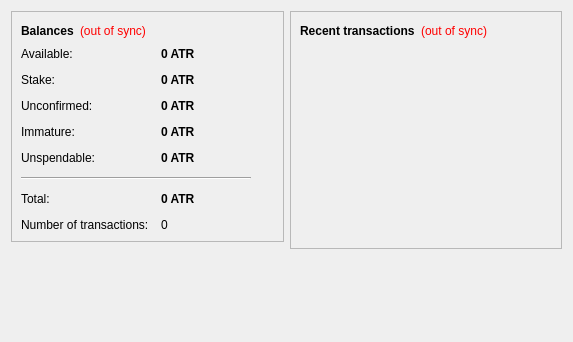
<?xml version="1.0" encoding="UTF-8"?>
<ui version="4.0">
 <class>OverviewPage</class>
 <widget class="QWidget" name="OverviewPage">
  <property name="geometry">
   <rect>
    <x>0</x>
    <y>0</y>
    <width>573</width>
    <height>342</height>
   </rect>
  </property>
  <property name="windowTitle">
   <string>Form</string>
  </property>
  <layout class="QHBoxLayout" name="horizontalLayout" stretch="1,1">
   <item>
    <layout class="QVBoxLayout" name="verticalLayout_2">
     <item>
      <widget class="QFrame" name="frame">
       <property name="frameShape">
        <enum>QFrame::StyledPanel</enum>
       </property>
       <property name="frameShadow">
        <enum>QFrame::Raised</enum>
       </property>
       <layout class="QVBoxLayout" name="verticalLayout_4">
        <item>
         <layout class="QHBoxLayout" name="horizontalLayout_4">
          <item>
           <widget class="QLabel" name="label_5">
            <property name="font">
             <font>
              <weight>75</weight>
              <bold>true</bold>
             </font>
            </property>
            <property name="text">
             <string>Balances</string>
            </property>
           </widget>
          </item>
          <item>
           <widget class="QLabel" name="labelWalletStatus">
            <property name="toolTip">
             <string>The displayed information may be out of date. Your wallet automatically synchronizes with the AtroxCoin network after a connection is established, but this process has not completed yet.</string>
            </property>
            <property name="styleSheet">
             <string notr="true">QLabel { color: red; }</string>
            </property>
            <property name="text">
             <string notr="true">(out of sync)</string>
            </property>
            <property name="alignment">
             <set>Qt::AlignLeading|Qt::AlignLeft|Qt::AlignVCenter</set>
            </property>
           </widget>
          </item>
          <item>
           <spacer name="horizontalSpacer_2">
            <property name="orientation">
             <enum>Qt::Horizontal</enum>
            </property>
            <property name="sizeHint" stdset="0">
             <size>
              <width>40</width>
              <height>20</height>
             </size>
            </property>
           </spacer>
          </item>
         </layout>
        </item>
        <item>
         <layout class="QFormLayout" name="formLayout_2">
          <property name="fieldGrowthPolicy">
           <enum>QFormLayout::AllNonFixedFieldsGrow</enum>
          </property>
          <property name="horizontalSpacing">
           <number>12</number>
          </property>
          <property name="verticalSpacing">
           <number>12</number>
          </property>
          <item row="0" column="0">
           <widget class="QLabel" name="labelAvailableText">
            <property name="toolTip">
             <string>Your current available balance</string>
            </property>
            <property name="text">
             <string>Available:</string>
            </property>
           </widget>
          </item>
          <item row="0" column="1">
           <widget class="QLabel" name="labelAvailable">
            <property name="font">
             <font>
              <weight>75</weight>
              <bold>true</bold>
             </font>
            </property>
            <property name="cursor">
             <cursorShape>IBeamCursor</cursorShape>
            </property>
            <property name="toolTip">
             <string>Your current available balance</string>
            </property>
            <property name="text">
             <string notr="true">0 ATR</string>
            </property>
            <property name="alignment">
             <set>Qt::AlignLeading|Qt::AlignLeft|Qt::AlignVCenter</set>
            </property>
            <property name="textInteractionFlags">
             <set>Qt::LinksAccessibleByMouse|Qt::TextSelectableByKeyboard|Qt::TextSelectableByMouse</set>
            </property>
           </widget>
          </item>
          <item row="1" column="0">
           <widget class="QLabel" name="label_6">
            <property name="toolTip">
             <string>Total of coins that was staked, and do not yet count toward the current balance</string>
            </property>
            <property name="text">
             <string>Stake:</string>
            </property>
           </widget>
          </item>
          <item row="1" column="1">
           <widget class="QLabel" name="labelStake">
            <property name="font">
             <font>
              <weight>75</weight>
              <bold>true</bold>
             </font>
            </property>
            <property name="cursor">
             <cursorShape>IBeamCursor</cursorShape>
            </property>
            <property name="toolTip">
             <string>Total of coins that was staked, and do not yet count toward the current balance</string>
            </property>
            <property name="text">
             <string notr="true">0 ATR</string>
            </property>
            <property name="alignment">
             <set>Qt::AlignLeading|Qt::AlignLeft|Qt::AlignVCenter</set>
            </property>
            <property name="textInteractionFlags">
             <set>Qt::LinksAccessibleByMouse|Qt::TextSelectableByKeyboard|Qt::TextSelectableByMouse</set>
            </property>
           </widget>
          </item>
          <item row="2" column="0">
           <widget class="QLabel" name="label_3">
            <property name="toolTip">
             <string>Total of transactions that have yet to be confirmed, and do not yet count toward the current balance</string>
            </property>
            <property name="text">
             <string>Unconfirmed:</string>
            </property>
           </widget>
          </item>
          <item row="2" column="1">
           <widget class="QLabel" name="labelUnconfirmed">
            <property name="font">
             <font>
              <weight>75</weight>
              <bold>true</bold>
             </font>
            </property>
            <property name="cursor">
             <cursorShape>IBeamCursor</cursorShape>
            </property>
            <property name="toolTip">
             <string>Total of transactions that have yet to be confirmed, and do not yet count toward the current balance</string>
            </property>
            <property name="text">
             <string notr="true">0 ATR</string>
            </property>
            <property name="alignment">
             <set>Qt::AlignLeading|Qt::AlignLeft|Qt::AlignVCenter</set>
            </property>
            <property name="textInteractionFlags">
             <set>Qt::LinksAccessibleByMouse|Qt::TextSelectableByKeyboard|Qt::TextSelectableByMouse</set>
            </property>
           </widget>
          </item>
          <item row="3" column="0">
           <widget class="QLabel" name="labelImmatureText">
            <property name="toolTip">
             <string>Mined balance that has not yet matured</string>
            </property>
            <property name="text">
             <string>Immature:</string>
            </property>
           </widget>
          </item>
          <item row="3" column="1">
           <widget class="QLabel" name="labelImmature">
            <property name="font">
             <font>
              <weight>75</weight>
              <bold>true</bold>
             </font>
            </property>
            <property name="toolTip">
             <string>Mined balance that has not yet matured</string>
            </property>
            <property name="text">
             <string notr="true">0 ATR</string>
            </property>
            <property name="alignment">
             <set>Qt::AlignLeading|Qt::AlignLeft|Qt::AlignVCenter</set>
            </property>
            <property name="textInteractionFlags">
             <set>Qt::LinksAccessibleByMouse|Qt::TextSelectableByKeyboard|Qt::TextSelectableByMouse</set>
            </property>
           </widget>
          </item>
          <item row="4" column="0">
           <widget class="QLabel" name="labelBalanceWatchOnlyText">
            <property name="toolTip">
             <string>Your unspendable balance</string>
            </property>
            <property name="text">
             <string>Unspendable:</string>
            </property>
           </widget>
          </item>
          <item row="4" column="1">
           <widget class="QLabel" name="labelBalanceWatchOnly">
            <property name="font">
             <font>
              <weight>75</weight>
              <bold>true</bold>
             </font>
            </property>
            <property name="cursor">
             <cursorShape>IBeamCursor</cursorShape>
            </property>
            <property name="toolTip">
             <string>Your unspendable balance</string>
            </property>
            <property name="text">
             <string notr="true">0 ATR</string>
            </property>
            <property name="alignment">
             <set>Qt::AlignLeading|Qt::AlignLeft|Qt::AlignVCenter</set>
            </property>
            <property name="textInteractionFlags">
             <set>Qt::LinksAccessibleByMouse|Qt::TextSelectableByKeyboard|Qt::TextSelectableByMouse</set>
            </property>
           </widget>
          </item>
          <item row="5" column="0" colspan="2">
           <widget class="Line" name="line">
            <property name="maximumSize">
             <size>
              <width>230</width>
              <height>16777215</height>
             </size>
            </property>
            <property name="orientation">
             <enum>Qt::Horizontal</enum>
            </property>
           </widget>
          </item>
          <item row="6" column="0">
           <widget class="QLabel" name="labelTotalText">
            <property name="toolTip">
             <string>Your current total balance</string>
            </property>
            <property name="text">
             <string>Total:</string>
            </property>
           </widget>
          </item>
          <item row="6" column="1">
           <widget class="QLabel" name="labelTotal">
            <property name="font">
             <font>
              <weight>75</weight>
              <bold>true</bold>
             </font>
            </property>
            <property name="toolTip">
             <string>Your current total balance</string>
            </property>
            <property name="text">
             <string notr="true">0 ATR</string>
            </property>
            <property name="alignment">
             <set>Qt::AlignLeading|Qt::AlignLeft|Qt::AlignVCenter</set>
            </property>
            <property name="textInteractionFlags">
             <set>Qt::LinksAccessibleByMouse|Qt::TextSelectableByKeyboard|Qt::TextSelectableByMouse</set>
            </property>
           </widget>
          </item>
          <item row="7" column="0">
           <widget class="QLabel" name="label_2">
            <property name="toolTip">
             <string>Total number of transactions in wallet</string>
            </property>
            <property name="text">
             <string>Number of transactions:</string>
            </property>
           </widget>
          </item>
          <item row="7" column="1">
           <widget class="QLabel" name="labelNumTransactions">
            <property name="toolTip">
             <string>Total number of transactions in wallet</string>
            </property>
            <property name="text">
             <string notr="true">0</string>
            </property>
           </widget>
          </item>
         </layout>
        </item>
       </layout>
      </widget>
     </item>
     <item>
      <spacer name="verticalSpacer">
       <property name="orientation">
        <enum>Qt::Vertical</enum>
       </property>
       <property name="sizeHint" stdset="0">
        <size>
         <width>20</width>
         <height>40</height>
        </size>
       </property>
      </spacer>
     </item>
    </layout>
   </item>
   <item>
    <layout class="QVBoxLayout" name="verticalLayout_3">
     <item>
      <widget class="QFrame" name="frame_2">
       <property name="frameShape">
        <enum>QFrame::StyledPanel</enum>
       </property>
       <property name="frameShadow">
        <enum>QFrame::Raised</enum>
       </property>
       <layout class="QVBoxLayout" name="verticalLayout">
        <item>
         <layout class="QHBoxLayout" name="horizontalLayout_2">
          <item>
           <widget class="QLabel" name="label_4">
            <property name="text">
             <string>&lt;b&gt;Recent transactions&lt;/b&gt;</string>
            </property>
           </widget>
          </item>
          <item>
           <widget class="QLabel" name="labelTransactionsStatus">
            <property name="toolTip">
             <string>The displayed information may be out of date. Your wallet automatically synchronizes with the AtroxCoin network after a connection is established, but this process has not completed yet.</string>
            </property>
            <property name="styleSheet">
             <string notr="true">QLabel { color: red; }</string>
            </property>
            <property name="text">
             <string notr="true">(out of sync)</string>
            </property>
            <property name="alignment">
             <set>Qt::AlignRight|Qt::AlignTrailing|Qt::AlignVCenter</set>
            </property>
           </widget>
          </item>
          <item>
           <spacer name="horizontalSpacer">
            <property name="orientation">
             <enum>Qt::Horizontal</enum>
            </property>
            <property name="sizeHint" stdset="0">
             <size>
              <width>40</width>
              <height>20</height>
             </size>
            </property>
           </spacer>
          </item>
         </layout>
        </item>
        <item>
         <widget class="QListView" name="listTransactions">
          <property name="styleSheet">
           <string notr="true">QListView { background: transparent; }</string>
          </property>
          <property name="frameShape">
           <enum>QFrame::NoFrame</enum>
          </property>
          <property name="verticalScrollBarPolicy">
           <enum>Qt::ScrollBarAlwaysOff</enum>
          </property>
          <property name="horizontalScrollBarPolicy">
           <enum>Qt::ScrollBarAlwaysOff</enum>
          </property>
          <property name="selectionMode">
           <enum>QAbstractItemView::NoSelection</enum>
          </property>
         </widget>
        </item>
       </layout>
      </widget>
     </item>
     <item>
      <spacer name="verticalSpacer_2">
       <property name="orientation">
        <enum>Qt::Vertical</enum>
       </property>
       <property name="sizeHint" stdset="0">
        <size>
         <width>20</width>
         <height>40</height>
        </size>
       </property>
      </spacer>
     </item>
    </layout>
   </item>
  </layout>
 </widget>
 <resources/>
 <connections/>
</ui>
